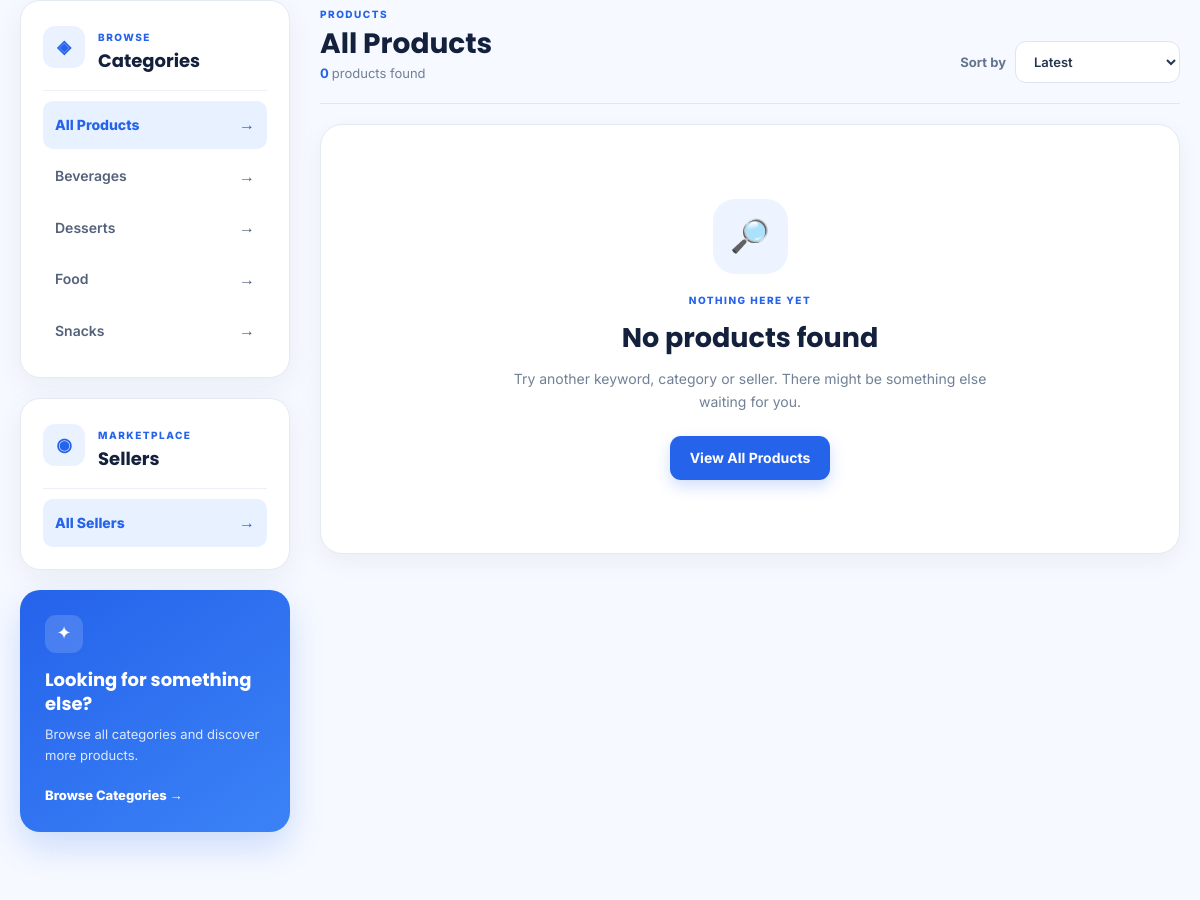
The page /catalog.php (middle part) on the database as committed earlier.
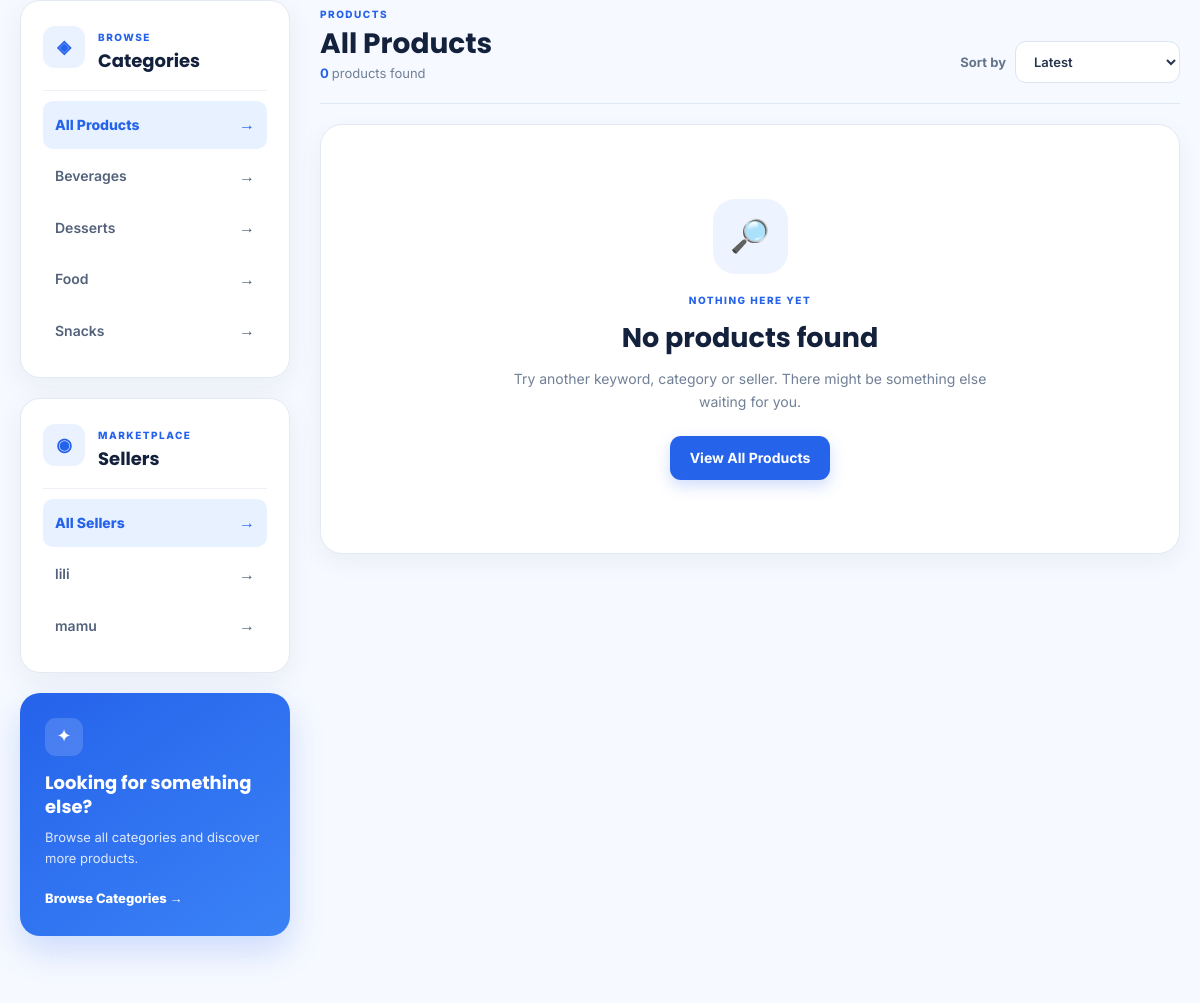
The same page on the database as committed later.
### tables this page shows
CREATE TABLE IF NOT EXISTS `categories` (
  `category_id` int NOT NULL AUTO_INCREMENT,
  `category_name` varchar(100) NOT NULL,
  `category_image` varchar(255) DEFAULT NULL,
  `created_at` datetime DEFAULT CURRENT_TIMESTAMP,
  PRIMARY KEY (`category_id`),
  UNIQUE KEY `category_name` (`category_name`)
);

CREATE TABLE IF NOT EXISTS `vendors` (
  `vendor_id` int NOT NULL AUTO_INCREMENT,
  `user_id` int NOT NULL,
  `business_name` varchar(150) NOT NULL,
  `business_logo` varchar(255) DEFAULT NULL,
  `business_description` text,
  `business_address` text,
  `category` varchar(100) DEFAULT NULL,
  `delivery_method` enum('Pickup','Postage','Both') DEFAULT 'Both',
  `approval_status` enum('Pending','Approved','Rejected','Suspended') DEFAULT 'Pending',
  `created_at` datetime DEFAULT CURRENT_TIMESTAMP,
  `updated_at` datetime DEFAULT CURRENT_TIMESTAMP ON UPDATE CURRENT_TIMESTAMP,
  PRIMARY KEY (`vendor_id`),
  UNIQUE KEY `user_id` (`user_id`),
  CONSTRAINT `vendors_ibfk_1` FOREIGN KEY (`user_id`) REFERENCES `users` (`user_id`) ON DELETE CASCADE
);

### config.php (called while the page is built, shortened)
<?php
if (!function_exists('e')) {
    function e($value)
    {
        return htmlspecialchars(
            (string) $value,
            ENT_QUOTES,
            'UTF-8'
        );
    }
}
?>

### catalog.php (the view, shortened to what this page needs)
<?php
require_once __DIR__ . '/config.php';
require_once __DIR__ . '/database/db.php';
$search = isset($_GET['search'])
    ? trim($_GET['search'])
    : '';
$categoryId = isset($_GET['category'])
    ? (int) $_GET['category']
    : 0;
$vendorId = isset($_GET['vendor'])
    ? (int) $_GET['vendor']
    : 0;
$sort = isset($_GET['sort'])
    ? trim($_GET['sort'])
    : 'latest';
$categories = [];
$vendors = [];
$products = [];
$productCount = 0;
$activeCategoryName = '';
$activeVendorName = '';
try {
    $categoryStmt = $db->prepare("
        SELECT
            category_id,
            category_name
        FROM categories
        ORDER BY category_name ASC
    ");
    $categoryStmt->execute();
    $categories = $categoryStmt->fetchAll(
        PDO::FETCH_ASSOC
    );
} catch (PDOException $e) {
    $categories = [];
}
try {
    $vendorStmt = $db->prepare("
        SELECT
            vendor_id,
            business_name
        FROM vendors
        ORDER BY business_name ASC
    ");
    $vendorStmt->execute();
    $vendors = $vendorStmt->fetchAll(
        PDO::FETCH_ASSOC
    );
} catch (PDOException $e) {
    $vendors = [];
}
$orderBy = 'p.created_at DESC';
switch ($sort) {
    case 'latest':
    default:
        $orderBy = 'p.created_at DESC';
        break;
}
$sql = "
    SELECT
        p.*,
        v.business_name,
        v.business_logo,
        c.category_name
    FROM products p
    INNER JOIN vendors v
        ON p.vendor_id = v.vendor_id
    INNER JOIN categories c
        ON p.category_id = c.category_id
    WHERE 1 = 1
";
$params = [];
$sql .= "
    ORDER BY {$orderBy}
";
try {
    $productStmt = $db->prepare($sql);
    $productStmt->execute($params);
    $products = $productStmt->fetchAll(
        PDO::FETCH_ASSOC
    );
    $productCount = count($products);
} catch (PDOException $e) {
    $products = [];
    $productCount = 0;
}
require_once __DIR__ . '/includes/header.php';
?>
<section class="catalog-content">
    <div class="catalog-layout">
        <aside class="catalog-sidebar">
            <div class="catalog-filter-card">
                <div class="catalog-filter-heading">
                    <span class="filter-icon">
                        ◈
                    </span>
                    <div>
                        <span class="small-label">
                            BROWSE
                        </span>
                        <h3>
                            Categories
                        </h3>
                    </div>
                </div>
                <div class="catalog-filter-list">
                    <a
                        href="<?= e(BASE_URL) ?>catalog.php"
                        class="<?= $categoryId === 0 ? 'active' : '' ?>"
                    >
                        <span>
                            All Products
                        </span>
                        <span>
                            →
                        </span>
                    </a>
                    <?php foreach ($categories as $category): ?>
                        <a
                            href="<?= e(BASE_URL) ?>catalog.php?category=<?= (int) $category['category_id'] ?>"
                            class="<?= $categoryId === (int) $category['category_id'] ? 'active' : '' ?>"
                        >
                            <span>
                                <?= e($category['category_name']) ?>
                            </span>
                            <span>
                                →
                            </span>
                        </a>
                    <?php endforeach; ?>
                </div>
            </div>
            <div class="catalog-filter-card">
                <div class="catalog-filter-heading">
                    <span class="filter-icon">
                        ◉
                    </span>
                    <div>
                        <span class="small-label">
                            MARKETPLACE
                        </span>
                        <h3>
                            Sellers
                        </h3>
                    </div>
                </div>
                <div class="catalog-filter-list">
                    <a
                        href="<?= e(BASE_URL) ?>catalog.php"
                        class="<?= $vendorId === 0 ? 'active' : '' ?>"
                    >
                        <span>
                            All Sellers
                        </span>
                        <span>
                            →
                        </span>
                    </a>
                    <?php foreach ($vendors as $vendor): ?>
                        <a
                            href="<?= e(BASE_URL) ?>catalog.php?vendor=<?= (int) $vendor['vendor_id'] ?>"
                            class="<?= $vendorId === (int) $vendor['vendor_id'] ? 'active' : '' ?>"
                        >
                            <span>
                                <?= e($vendor['business_name']) ?>
                            </span>
                            <span>
                                →
                            </span>
                        </a>
                    <?php endforeach; ?>
                </div>
            </div>
            <div class="catalog-sidebar-cta">
                <span>
                    ✦
                </span>
                <h3>
                    Looking for something else?
                </h3>
                <p>
                    Browse all categories and discover
                    more products.
                </p>
                <a
                    href="<?= e(BASE_URL) ?>category.php"
                >
                    Browse Categories →
                </a>
            </div>
        </aside>
        <div class="catalog-main">
            <div class="catalog-toolbar">
                <div class="catalog-toolbar-info">
                    <span class="small-label">
                        PRODUCTS
                    </span>
                    <h2>
                        <?php if ($activeCategoryName !== ''): ?>
                            <?= e($activeCategoryName) ?>
                        <?php elseif ($activeVendorName !== ''): ?>
                            <?= e($activeVendorName) ?>
                        <?php elseif ($search !== ''): ?>
                            Search results
                        <?php else: ?>
                            All Products
                        <?php endif; ?>
                    </h2>
                    <p>
                        <strong>
                            <?= $productCount ?>
                        </strong>
                        product<?= $productCount !== 1 ? 's' : '' ?>
                        found
                    </p>
                </div>
                <form
                    action="<?= e(BASE_URL) ?>catalog.php"
                    method="GET"
                    class="catalog-sort"
                >
                    <label for="sort">
                        Sort by
                    </label>
                    <select
                        name="sort"
                        id="sort"
                        onchange="this.form.submit()"
                    >
                        <option
                            value="latest"
                            <?= $sort === 'latest' ? 'selected' : '' ?>
                        >
                            Latest
                        </option>
                    </select>
                </form>
            </div>
            <?php if (!empty($products)): ?>
                <div class="catalog-product-grid">
                    <?php foreach ($products as $product): ?>
                        <?php
                        $productId =
                            (int) $product['product_id'];
                        $price =
                            (float) $product['price'];
                        $productImage =
                            getProductImage(
                                $product['image']
                            );
                        ?>
                        <article class="catalog-product-card">
                            <div class="catalog-product-image">
                                <a
                                    href="<?= e(BASE_URL) ?>product_details.php?id=<?= $productId ?>"
                                >
                                    <?php if (!empty($product['image'])): ?>
                                        <img
                                            src="<?= e($productImage) ?>"
                                            alt="<?= e($product['product_name']) ?>"
                                            loading="lazy"
                                        >
                                    <?php else: ?>
                                        <div class="catalog-product-placeholder">
                                            🛍️
                                        </div>
                                    <?php endif; ?>
                                </a>
                                <?php if (
                                    isset($_SESSION['user_id'])
                                ): ?>
                                    <button
                                        type="button"
                                        class="wishlist-btn"
                                        data-product-id="<?= $productId ?>"
                                        title="Add to wishlist"
                                    >
                                        ♡
                                    </button>
                                <?php endif; ?>
                                <span class="catalog-stock">
                                    <?= (int) $product['stock_quantity'] ?>
                                    left
                                </span>
                            </div>
                            <div class="catalog-product-body">
                                <span class="catalog-product-category">
                                    <?= e(
                                        $product['category_name']
                                    ) ?>
                                </span>
                                <h3>
                                    <a
                                        href="<?= e(BASE_URL) ?>product_details.php?id=<?= $productId ?>"
                                    >
                                        <?= e(
                                            $product['product_name']
                                        ) ?>
                                    </a>
                                </h3>
                                <p class="catalog-product-vendor">
                                    by
                                    <strong>
                                        <?= e(
                                            $product['business_name']
                                        ) ?>
                                    </strong>
                                </p>
                                <div class="catalog-product-footer">
                                    <div>
                                        <span>
                                            Price
                                        </span>
                                        <strong>
                                            RM
                                            <?= number_format(
                                                $price,
                                                2
                                            ) ?>
                                        </strong>
                                    </div>
                                    <?php if (
                                        isset($_SESSION['user_id'])
                                    ): ?>
                                        <button
                                            type="button"
                                            class="add-cart-btn"
                                            data-product-id="<?= $productId ?>"
                                        >
                                            🛒
                                            Add
                                        </button>
                                    <?php else: ?>
                                        <a
                                            href="<?= e(BASE_URL) ?>index.php"
                                            class="add-cart-btn"
                                        >
                                            Login
                                        </a>
                                    <?php endif; ?>
                                </div>
                            </div>
                        </article>
                    <?php endforeach; ?>
                </div>
            <?php else: ?>
                <div class="catalog-empty">
                    <div class="catalog-empty-icon">
                        🔎
                    </div>
                    <span class="small-label">
                        NOTHING HERE YET
                    </span>
                    <h2>
                        No products found
                    </h2>
                    <p>
                        Try another keyword, category or seller.
                        There might be something else waiting for you.
                    </p>
                    <a
                        href="<?= e(BASE_URL) ?>catalog.php"
                        class="btn btn-primary"
                    >
                        View All Products
                    </a>
                </div>
            <?php endif; ?>
        </div>
    </div>
</section>
</main>

### includes/header.php (shortened to what this page needs)
<!DOCTYPE html>
<html lang="en">
<head>
    <link
        rel="stylesheet"
        href="<?= htmlspecialchars(
            rtrim(BASE_URL, '/') . '/css/style.css',
            ENT_QUOTES,
            'UTF-8'
        ) ?>"
    >
    <link
    rel="stylesheet"
    href="https://cdn.jsdelivr.net/npm/bootstrap-icons@1.11.3/font/bootstrap-icons.min.css"
>
    <link
        rel="stylesheet"
        href="<?= htmlspecialchars(
            rtrim(BASE_URL, '/') . '/css/responsive.css',
            ENT_QUOTES,
            'UTF-8'
        ) ?>"
    >
</head>
<body>
    <?php
    $navbarPath = __DIR__ . '/navbar.php';
    if (file_exists($navbarPath)) {
        require_once $navbarPath;
    }
    ?>
    <main
        id="main-content"
        class="site-main"
    >

### includes/navbar.php (shortened to what this page needs)
<?php
$navBaseUrl = defined('BASE_URL')
    ? rtrim(BASE_URL, '/') . '/'
    : '/hochipohub/';
if (!function_exists('navUrl')) {
    function navUrl($path = '')
    {
        global $navBaseUrl;
        return $navBaseUrl . ltrim($path, '/');
    }
}
?>
<link
    rel="stylesheet"
    href="<?= htmlspecialchars(
        navUrl('css/modal.css'),
        ENT_QUOTES,
        'UTF-8'
    ) ?>"
>

Rows that differ between the two databases and show on the page:
added vendors: business_name "lili"
added vendors: business_name "mamu"
